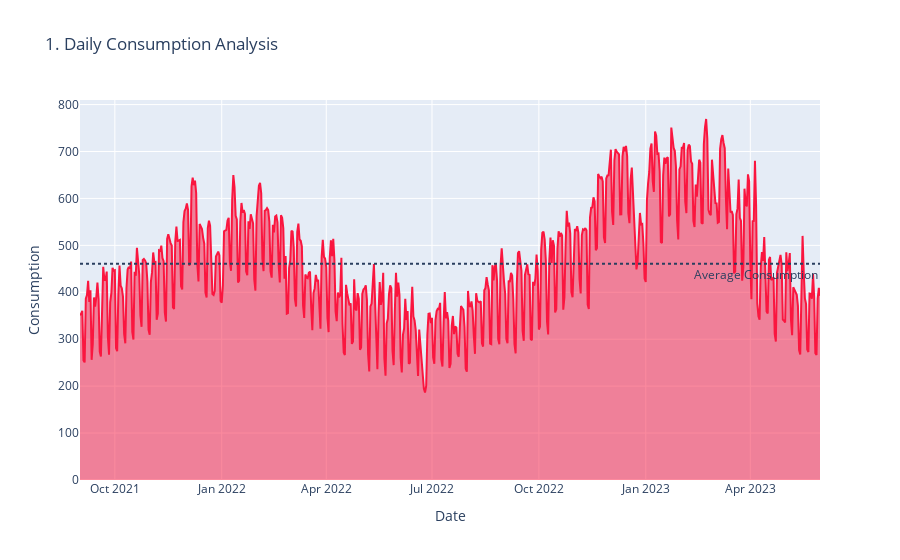

The cell this chart's notebook holds for it:
### Markdown cell above
<div class="alert alert-block alert-info">
<h3 style="font-family:  'Garamond', 'Lucida Sans', sans-serif; text-align: center; color:#164863; font-weight: bold; font-size: 24px;">   About 'train.csv':  </h3>
<b>county:</b> An ID code for the county.<br>
<b>is_business:</b> Boolean for whether or not the prosumer is a business.<br>
<b>product_type:</b> ID code with the following mapping of codes to contract types.<br>
<b>target:</b> The consumption/production amount for the relevant segment for the hour.<br>
<b>is_consumption:</b> Boolean for whether or not this row's target is consumption or production.<br>
<b>datetime:</b> The Estonian time in EET (UTC+2) / EEST (UTC+3).<br>
</div>

### Code cell
fig = px.area(dailyCons,x=dailyCons.index,y="target",
              title='1. Daily Consumption Analysis')
fig.add_hline(y=meanConsumption, line_dash="dot",
              annotation_text="Average Consumption",
              annotation_position="bottom right")
fig.update_traces(line_color='#FA163F')
fig.update_layout(xaxis_title="Date",
                  yaxis_title="Consumption")
fig.show()

### Figure 1 — Plotly figure (JSON) as saved in the notebook; plotly's stock layout.template omitted (floating-point values rounded to 4 significant figures; data arrays with more than 128 entries replaced by an {"elided": "..."} marker saying what was removed)
{"data": [{"fillpattern": {"shape": ""}, "hovertemplate": "datetime=%{x}<br>target=%{y}<extra></extra>", "legendgroup": "", "line": {"color": "#FA163F"}, "marker": {"symbol": "circle"}, "mode": "lines", "name": "", "orientation": "v", "showlegend": false, "stackgroup": "1", "type": "scatter", "x": {"elided": "638 str values"}, "xaxis": "x", "y": {"elided": "638 float values"}, "yaxis": "y"}], "layout": {"annotations": [{"showarrow": false, "text": "Average Consumption", "x": 1, "xanchor": "right", "xref": "x domain", "y": 460.7, "yanchor": "top", "yref": "y"}], "legend": {"tracegroupgap": 0}, "shapes": [{"line": {"dash": "dot"}, "type": "line", "x0": 0, "x1": 1, "xref": "x domain", "y0": 460.7, "y1": 460.7, "yref": "y"}], "title": {"text": "1. Daily Consumption Analysis"}, "xaxis": {"anchor": "y", "domain": [0.0, 1.0], "title": {"text": "Date"}}, "yaxis": {"anchor": "x", "domain": [0.0, 1.0], "title": {"text": "Consumption"}}}}
